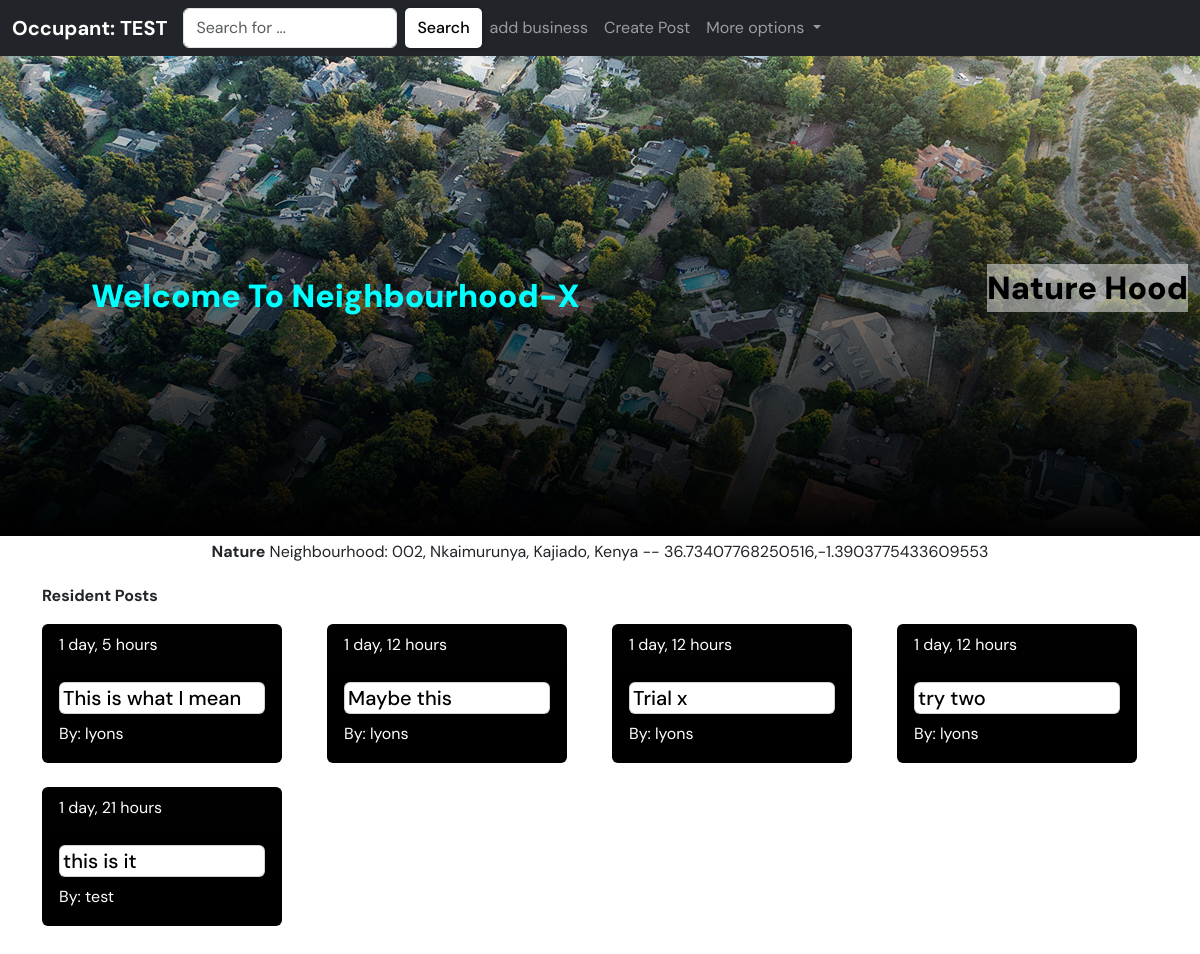
/resident-dashboard/ (signed in), run on an earlier commit of the app's database.
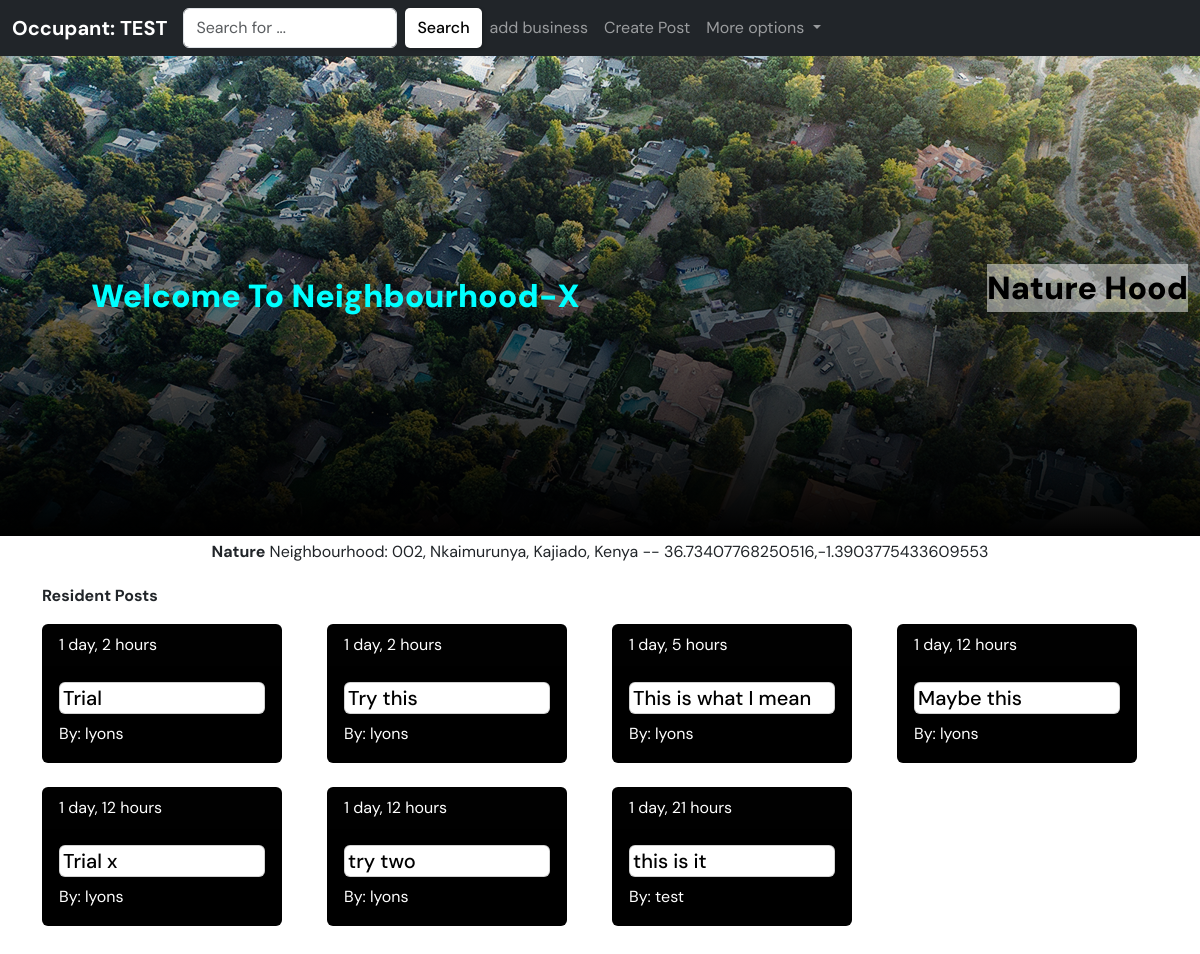
And on a later commit of the database.
### neighbourhoodx/models.py (models this page shows, shortened)
class Post(models.Model):
    poster = models.ForeignKey(User, on_delete=models.SET_NULL, null=True)
    neighbourhood = models.ForeignKey(Neighbourhood, on_delete=models.CASCADE)
    body = models.TextField()
    posted = models.DateTimeField(auto_now_add=True)
    class Meta:
        verbose_name = 'Post'
        verbose_name_plural = 'Posts'
        ordering = ['-posted']

### neighbourhoodx/views.py (the view)
# urls.py: path('resident-dashboard/', views.residentDashboard, name="residentDashboard"),
@login_required(login_url='login')
def residentDashboard(request):
    user = request.user
    resident = Member.objects.get(user = user)
    get_neighbourhood = resident.neighbourhood
    if get_neighbourhood != None:
        posts = get_neighbourhood.post_set.all()
        n_long = get_neighbourhood.location[0]
        n_lat = get_neighbourhood.location[1]
        businesses = Business.objects.filter(neighbourhood = get_neighbourhood)
        m = folium.Map(location=[n_lat, n_long], zoom_start=16)
        folium.Marker([n_lat, n_long],
            popup=f'<strong>{user.username}</strong> Neighbourhood <p>where you belong</p>',
            tooltip='Click here for more',
            icon=folium.Icon(icon='home', color='blue')
            ).add_to(m)
        folium.CircleMarker(
            [n_lat, n_long],
            tooltip=f'<strong>{get_neighbourhood.name}</strong> Neighbourhood',
            popup='base',
            radius = 300,
            color='blue',
            fill=True,
            fill_color='aqua'
            ).add_to(m)
        if businesses != None:
            for business in businesses:
                s_long = business.location[0]
                s_lat = business.location[1]
                folium.Marker([s_lat, s_long],
                    popup=f'<strong>{business.name}</strong>',
                    tooltip='Click here for more',
                    icon=folium.Icon(icon='cloud', color='red')
                    ).add_to(m),
        else:
            posts = None
    else:
        return redirect(loginPage)
    m = m._repr_html_() #html representation
    context = {'map': m, 'hood': get_neighbourhood, 'posts':posts}
    return render(request, 'neighbourhoodx/resident_dashboard.html', context)

### neighbourhoodx/templates/neighbourhoodx/resident_dashboard.html (shortened to what this page needs)
{% extends 'main.html' %}
{% load bootstrap5 %}
{% block content %}
{% include 'res_nav.html' %}
<div class="container-fluid admin">
    <div class="admin-blank">
        <strong class="text-center">Welcome To Neighbourhood-X</strong>
    </div>
    <div class="admin-map">
        <p class="text-center p-txt">{{hood.name}} Hood</p>
    </div>
</div>
<div class="container">
    <p class="text-center p-1"><strong>{{hood.name}}</strong> Neighbourhood: {{hood.address}} -- {{hood.location}}</p>
    <p><strong>Resident Posts</strong></p>
    <div class="row">
        {% for post in posts %}
        <div class="col-md-3">
            <div class="card text-white bg-black mb-4" style="max-width: 15rem; max-height: 9rem;">
                <div class="card-header">{{post.posted | timesince}}</div>
                <div class="card-body">
                    <h5 class="card-title card post-card">{{post.body}}</h5>
                    <p class="card-text">By: {{post.poster}}</p>
                </div>
            </div>
        </div>
        {% endfor %}
    </div>
</div>
<br>
{% endblock content %}

What changed in the data, as far as the page shows it:
added Post: posted "1 day, 2 hours", body "Trial", poster "lyons"
added Post: posted "1 day, 2 hours", body "Try this", poster "lyons"
